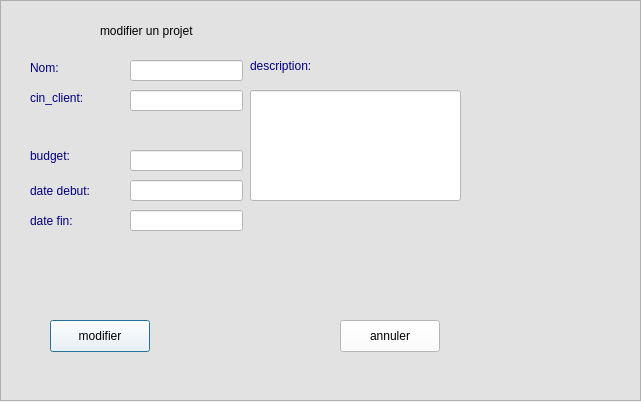
<?xml version="1.0" encoding="UTF-8"?>
<ui version="4.0">
 <class>ModifierProjetDialog</class>
 <widget class="QDialog" name="ModifierProjetDialog">
  <property name="geometry">
   <rect>
    <x>0</x>
    <y>0</y>
    <width>641</width>
    <height>402</height>
   </rect>
  </property>
  <property name="windowTitle">
   <string>ModifierProjetDialog</string>
  </property>
  <widget class="QFrame" name="frame_4">
   <property name="geometry">
    <rect>
     <x>0</x>
     <y>0</y>
     <width>641</width>
     <height>401</height>
    </rect>
   </property>
   <property name="styleSheet">
    <string notr="true">background-color: rgb(226, 226, 226);</string>
   </property>
   <property name="frameShape">
    <enum>QFrame::Shape::StyledPanel</enum>
   </property>
   <property name="frameShadow">
    <enum>QFrame::Shadow::Raised</enum>
   </property>
   <widget class="QLabel" name="label_34">
    <property name="geometry">
     <rect>
      <x>30</x>
      <y>60</y>
      <width>58</width>
      <height>16</height>
     </rect>
    </property>
    <property name="styleSheet">
     <string notr="true">color:rgb(0,0,127);
font:14pt&quot;Ebrima&quot;;</string>
    </property>
    <property name="text">
     <string>Nom:</string>
    </property>
   </widget>
   <widget class="QLabel" name="label_35">
    <property name="geometry">
     <rect>
      <x>30</x>
      <y>140</y>
      <width>71</width>
      <height>31</height>
     </rect>
    </property>
    <property name="styleSheet">
     <string notr="true">color:rgb(0,0,127);
font:14pt&quot;Ebrima&quot;;</string>
    </property>
    <property name="text">
     <string>budget:</string>
    </property>
   </widget>
   <widget class="QLabel" name="label_36">
    <property name="geometry">
     <rect>
      <x>30</x>
      <y>210</y>
      <width>71</width>
      <height>21</height>
     </rect>
    </property>
    <property name="styleSheet">
     <string notr="true">color:rgb(0,0,127);
font:14pt&quot;Ebrima&quot;;</string>
    </property>
    <property name="text">
     <string>date fin:</string>
    </property>
   </widget>
   <widget class="QLabel" name="label_37">
    <property name="geometry">
     <rect>
      <x>30</x>
      <y>180</y>
      <width>101</width>
      <height>21</height>
     </rect>
    </property>
    <property name="styleSheet">
     <string notr="true">color:rgb(0,0,127);
font:14pt&quot;Ebrima&quot;;</string>
    </property>
    <property name="text">
     <string>date debut:</string>
    </property>
   </widget>
   <widget class="QLineEdit" name="lineEditBudget">
    <property name="geometry">
     <rect>
      <x>130</x>
      <y>150</y>
      <width>113</width>
      <height>21</height>
     </rect>
    </property>
    <property name="styleSheet">
     <string notr="true">background-color: rgb(255, 255, 255);
color: rgb(0, 0, 0);</string>
    </property>
   </widget>
   <widget class="QLineEdit" name="lineEditNom">
    <property name="geometry">
     <rect>
      <x>130</x>
      <y>60</y>
      <width>113</width>
      <height>21</height>
     </rect>
    </property>
    <property name="styleSheet">
     <string notr="true">background-color: rgb(255, 255, 255);
color: rgb(0, 0, 0);</string>
    </property>
   </widget>
   <widget class="QLabel" name="label_77">
    <property name="geometry">
     <rect>
      <x>250</x>
      <y>50</y>
      <width>111</width>
      <height>31</height>
     </rect>
    </property>
    <property name="styleSheet">
     <string notr="true">color:rgb(0,0,127);
font:14pt&quot;Ebrima&quot;;</string>
    </property>
    <property name="text">
     <string>description:</string>
    </property>
   </widget>
   <widget class="QLineEdit" name="lineEditDescription">
    <property name="geometry">
     <rect>
      <x>250</x>
      <y>90</y>
      <width>211</width>
      <height>111</height>
     </rect>
    </property>
    <property name="styleSheet">
     <string notr="true">background-color: rgb(255, 255, 255);
color: rgb(0, 0, 0);</string>
    </property>
   </widget>
   <widget class="QPushButton" name="buttonValider">
    <property name="geometry">
     <rect>
      <x>50</x>
      <y>320</y>
      <width>100</width>
      <height>32</height>
     </rect>
    </property>
    <property name="styleSheet">
     <string notr="true">color: rgb(0, 0, 0);
background-color: rgb(255, 255, 255);</string>
    </property>
    <property name="text">
     <string>modifier</string>
    </property>
   </widget>
   <widget class="QPushButton" name="buttonAnnuler">
    <property name="geometry">
     <rect>
      <x>340</x>
      <y>320</y>
      <width>100</width>
      <height>32</height>
     </rect>
    </property>
    <property name="styleSheet">
     <string notr="true">color: rgb(0, 0, 0);
background-color: rgb(255, 255, 255);</string>
    </property>
    <property name="text">
     <string>annuler</string>
    </property>
   </widget>
   <widget class="QLineEdit" name="lineEditDateDebut">
    <property name="geometry">
     <rect>
      <x>130</x>
      <y>180</y>
      <width>113</width>
      <height>21</height>
     </rect>
    </property>
    <property name="styleSheet">
     <string notr="true">background-color: rgb(255, 255, 255);
color: rgb(0, 0, 0);</string>
    </property>
   </widget>
   <widget class="QLineEdit" name="lineEditDateFin">
    <property name="geometry">
     <rect>
      <x>130</x>
      <y>210</y>
      <width>113</width>
      <height>21</height>
     </rect>
    </property>
    <property name="styleSheet">
     <string notr="true">background-color: rgb(255, 255, 255);
color: rgb(0, 0, 0);</string>
    </property>
   </widget>
   <widget class="QLabel" name="label_80">
    <property name="geometry">
     <rect>
      <x>30</x>
      <y>90</y>
      <width>91</width>
      <height>16</height>
     </rect>
    </property>
    <property name="styleSheet">
     <string notr="true">color:rgb(0,0,127);
font:14pt&quot;Ebrima&quot;;</string>
    </property>
    <property name="text">
     <string>cin_client:</string>
    </property>
   </widget>
   <widget class="QLineEdit" name="lineEditCinClient">
    <property name="geometry">
     <rect>
      <x>130</x>
      <y>90</y>
      <width>113</width>
      <height>21</height>
     </rect>
    </property>
    <property name="styleSheet">
     <string notr="true">background-color: rgb(255, 255, 255);
color: rgb(0, 0, 0);</string>
    </property>
   </widget>
   <widget class="QLabel" name="label_33">
    <property name="geometry">
     <rect>
      <x>100</x>
      <y>10</y>
      <width>271</width>
      <height>41</height>
     </rect>
    </property>
    <property name="styleSheet">
     <string notr="true">font: 24pt &quot;Academy Engraved LET&quot;;</string>
    </property>
    <property name="text">
     <string>modifier un projet</string>
    </property>
   </widget>
  </widget>
 </widget>
 <resources/>
 <connections/>
</ui>
